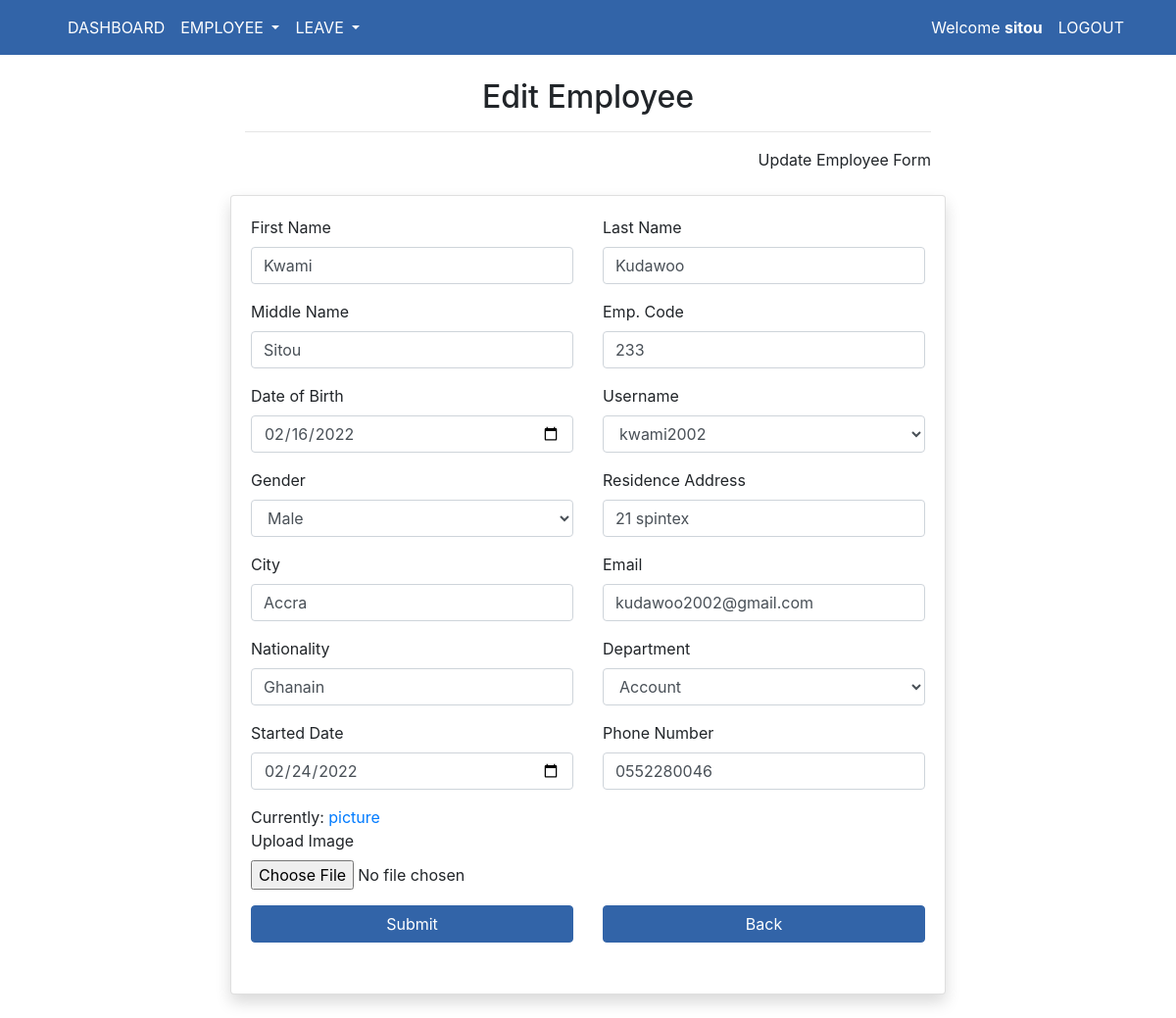
Screenshot of /employee/edit/5 (signed in) with the database file from the repository.
### leaves/models.py (models this page shows, shortened)
class Employee(models.Model):
    username = models.ForeignKey(User, on_delete=models.CASCADE)
    first_name = models.CharField(max_length=200)
    last_name = models.CharField(max_length=200)
    middle_name = models.CharField(max_length=200, blank=True)
    dob = models.DateField()
    emp_code = models.CharField(max_length=200, blank=True)
    emp_gender = models.ForeignKey(Gender, on_delete=models.CASCADE)
    emp_picture = models.ImageField(upload_to="employee/pictures", blank=True)
    emp_address = models.CharField(max_length=300, blank=True)
    city = models.CharField(max_length=20)
    emp_phone = models.CharField(max_length=200)
    email_address = models.EmailField(max_length=100, blank=True)
    emp_nationality = models.CharField(max_length=200)
    dept_name = models.ForeignKey(Department, on_delete=models.CASCADE)
    started_date = models.DateField()
    is_active = models.BooleanField(default=True)

class Gender(models.Model):
    gender = models.CharField(max_length=20)
    created_date = models.DateField(auto_now_add=True)

class Department(models.Model):
    dept_name = models.CharField(max_length=200)
    created_date = models.DateTimeField(auto_now_add=True)
    def __str__(self):
        return self.dept_name

### leaves/views.py (the view, shortened to what this page needs)
# urls.py: path('employee/edit/<pk>', views.employee_edit, name="employee-edit"),
@ login_required(login_url='index')
def employee_edit(request, pk):
    emp_edit = Employee.objects.get(pk=pk)
    users = User.objects.all()
    genders = Gender.objects.all()
    depts = Department.objects.all()
    context = {
        'emp_edit': emp_edit,
        'users': users,
        'genders': genders,
        'depts': depts,
    }
    return render(request, 'site/employee-edit.html', context)

### templates/site/employee-edit.html (shortened to what this page needs)
{% extends 'partial/base.html' %}
{% load static %}
{% block content %}
<div class="container">
    <div class="row mt-3 pt-3 justify-content-center">
        <div class="col-md-8">
            <div class="container mt-5 text-center">
                <h2>Edit Employee</h2>
                <hr>
                <p class="text-right">Update Employee Form</p>
            </div>
            <div class="card my-4 shadow">
                <div class="card-body">
                    <form method="POST" enctype="multipart/form-data">
                        <div class=row>
                            <div class="col-md-6 form-group">
                                <label for="fname" class="form-label">First Name</label>
                                <input type="text" placeholder="First Name" class="form-control" id="fname" name="fname"
                                    value="{{ emp_edit.first_name}}" required>
                            </div>
                            <div class="col-md-6 form-group">
                                <label for="fname" class="form-label">Last Name</label>
                                <input type="text" placeholder="Last Name" class="form-control" id="lname" name="lname"
                                    value="{{ emp_edit.last_name }}" required>
                            </div>
                        </div>
                        <div class=row>
                            <div class="col-md-6 form-group">
                                <label for="middlem" class="form-label">Middle Name</label>
                                <input type="text" placeholder="Optional" class="form-control" id="middlem"
                                    name="middlename" value="{{ emp_edit.middle_name }}">
                            </div>
                            <div class="col-md-6 form-group">
                                <label for="empcode" class="form-label">Emp. Code</label>
                                <input type="text" placeholder="" class="form-control" id="empcode" name="empcode"
                                    value="{{ emp_edit.emp_code }}" required>
                            </div>
                        </div>
                        <div class=row>
                            <div class="col-md-6 form-group">
                                <label for="residence" class="form-label">Date of Birth</label>
                                <input type="date" placeholder="" class="form-control" id="residence" name="dob"
                                    value="{{ emp_edit.dob | date:'Y-m-d' }}" required>
                            </div>
                            <div class="col-md-6 form-group">
                                <label for="residence" class="form-label">Username</label>
                                <select name="username" id="gender" class="form-control">
                                    <option value="{{ emp_edit.username.pk}}">{{ emp_edit.username.username }}</option>
                                </select>
                            </div>
                        </div>
                        <div class=row>
                            <div class="col-md-6 form-group">
                                <label for="gender" class="form-label">Gender</label>
                                <select name="gender" id="gender" class="form-control">
                                    <option value="{{ emp_edit.emp_gender.pk }}">{{ emp_edit.emp_gender.gender }}
                                    </option>
                                </select>
                            </div>
                            <div class="col-md-6 form-group">
                                <label for="residence" class="form-label">Residence Address</label>
                                <input type="text" placeholder="" class="form-control" id="residence" name="address"
                                    value="{{emp_edit.emp_address}}">
                            </div>
                        </div>
                        <div class=row>
                            <div class="col-md-6 form-group">
                                <label for="city" class="form-label">City</label>
                                <input type="text" placeholder="" class="form-control" id="city" name="city"
                                    value="{{ emp_edit.city}}" required>
                            </div>
                            <div class="col-md-6 form-group">
                                <label for="email" class="form-label">Email</label>
                                <input type="text" placeholder="" class="form-control" id="email" name="email"
                                    value="{{ emp_edit.email_address}}">
                            </div>
                        </div>
                        <div class=row>
                            <div class="col-md-6 form-group">
                                <label for="email" class="form-label">Nationality</label>
                                <input type="text" placeholder="" class="form-control" id="email" name="nationality"
                                    value="{{ emp_edit.emp_nationality }}" required>
                            </div>
                            <div class="col-md-6 form-group">
                                <label for="gender" class="form-label">Department</label>
                                <select name="department" id="gender" class="form-control">
                                    <option value="{{ emp_edit.dept_name.pk }}">{{ emp_edit.dept_name }}</option>
                                </select>
                            </div>
                        </div>
                        <div class=row>
                            <div class="col-md-6 form-group">
                                <label for="residence" class="form-label">Started Date</label>
                                <input type="date" placeholder="" class="form-control" id="residence"
                                    value="{{ emp_edit.started_date | date:'Y-m-d' }}" name="start_date">
                            </div>
                            <div class="col-md-6 form-group">
                                <label for="city" class="form-label">Phone Number</label>
                                <input type="text" placeholder="" class="form-control" id="city" name="phone"
                                    value="{{ emp_edit.emp_phone }}" required>
                            </div>
                        </div>
                        <div class="form-group">
                            {% if emp_edit.emp_picture %}
                            <span class="my-3">Currently: <a href="{{ emp_edit.emp_picture.url }}">picture</a></span>
                            {% endif %}
                            <br>
                            <label for="" class="">Upload Image</label>
                            <input type="file" class="form-control-file" name='emp_image'
                                value="{{ emp_edit.emp_picture}}" name="emp_image">
                        </div>
                        <div class=" form-group">
                            <div class=row>
                                <div class="col-md-6 form-group">
                                    <input class="btn btn-primary custom-btn btn-block" type="submit" value="Submit">
                                </div>
                                <div class="col-md-6 form-group">
                                    <a class="btn btn-primary custom-btn btn-block"
                                        href="{% url 'employee-report' %}">Back</a>
                                </div>
                            </div>
                        </div>
                    </form>
                </div>
            </div>
        </div>
    </div>
</div>
{% endblock content %}

### templates/partial/navbar.html (shortened to what this page needs)
{% load static %}
<nav class="navbar navbar-expand-lg  navbar_custom fixed-top" style=>
    <div class="container">
        <div class="collapse navbar-collapse" id="navbarSupportedContent">
            {% if request.user.is_authenticated %}
            {% if user.is_superuser and user.is_staff %}
            <ul class="navbar-nav mr-auto">
                <li class="nav-item active ">
                    <a class="nav-link text-white" href="{% url 'dashboard' %}">DASHBOARD </a>
                </li>
                <li class="nav-item dropdown">
                    <a class="nav-link dropdown-toggle text-white" href="#" id="navbarDropdown" role="button"
                        data-toggle="dropdown" aria-haspopup="true" aria-expanded="false">
                        EMPLOYEE
                    </a>
                </li>
                <li class="nav-item dropdown">
                    <a class="nav-link dropdown-toggle text-white" href="#" id="navbarDropdown" role="button"
                        data-toggle="dropdown" aria-haspopup="true" aria-expanded="false">
                        LEAVE
                    </a>
                </li>
            </ul>
            <ul class="navbar-nav ml-auto">
                <li class="nav-item ">
                    <a class="nav-link text-white" href="">Welcome <strong>{{ user.username}}</strong></a>
                </li>
                <li class="nav-item ">
                    <a class="nav-link text-white" href="{% url 'logout-page' %}">LOGOUT</a>
                </li>
            </ul>
        </div>
        {% endif %}
        {% endif %}
    </div>
</nav>

### static/css/master.css (style rules this page uses)
.navbar_custom { background-color:#3264a8; }
.btn-primary.custom-btn { background-color: #3264a8; border-color: #3264a8; }

### rows the page displays
Employee: fname "Kwami", lname "Kudawoo", middlename "Sitou", empcode "233", dob "02/16/2022", username "kwami2002", gender "Male", address "21 spintex", city "Accra", email "kudawoo2002@gmail.com", nationality "Ghanain", department "Account", start_date "02/24/2022", phone "0552280046"

### other values shown
{{ user.username }} "sitou"
